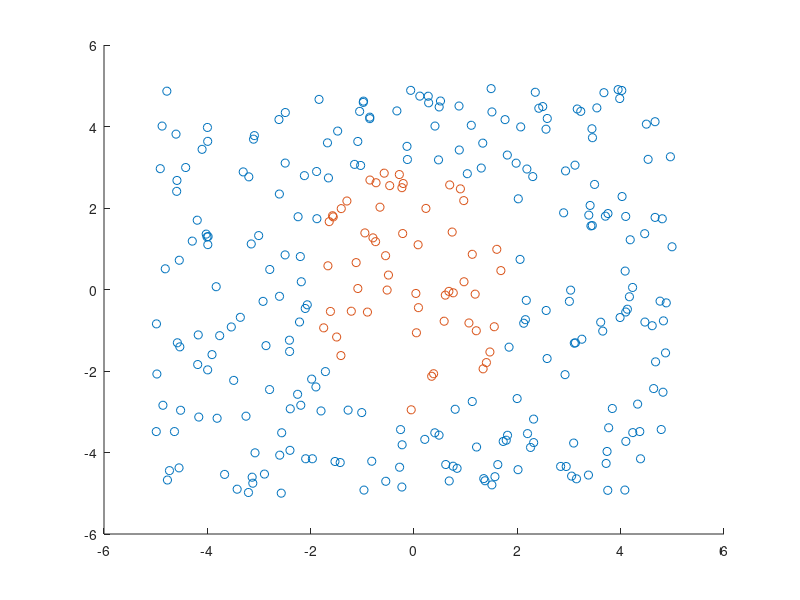
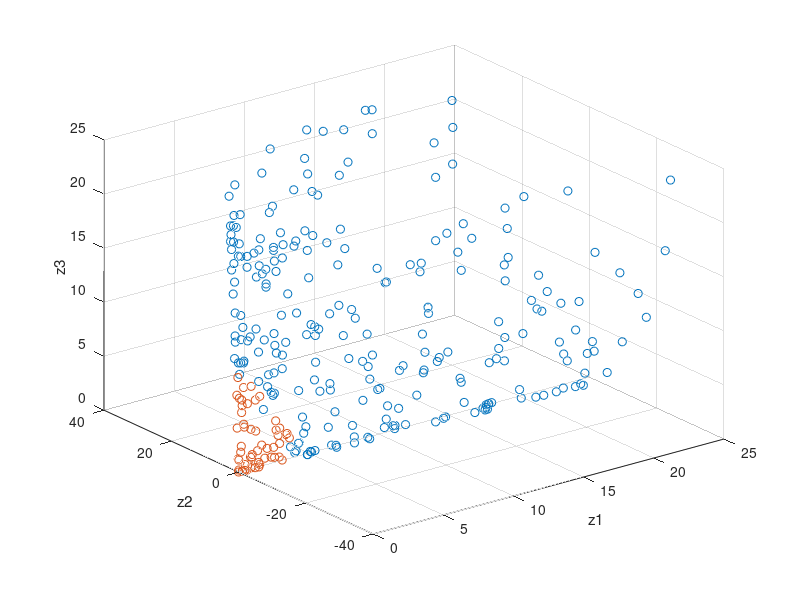

Write MATLAB code to recreate these figures, in order.
clear; clc
rng(0)
n = 300;
x1 = rand(n,1);
x2 = rand(n,1);
x1 = x1*10-5;
x2 = x2*10-5;
x = [x1, x2, zeros(n,1)];
a = 2;
b = 3;
for i = 1:n
    if x(i,1)^2/a^2 + x(i,2)^2/b^2 < 1
        x(i, 3 ) = 1;
    end
end
k0 = find(x(:,3) == 0);
k1 = find(x(:,3) == 1);

% xx0 = x(:,k0);
% xx1 = x(:,k1);
figure,scatter(x(k0,1),x(k0,2), 'r*');
hold on
scatter(x(k1,1),x(k1,2), 'b*');
hold off;
z1 = x(:,1).^2;
z2 = x(:,1).*x(:,2)*sqrt(2);
z3 = x(:,2).^2;
figure,scatter3(z1(k0), z2(k0), z3(k0), 'r*');
hold on;
scatter3(z1(k1), z2(k1), z3(k1), 'b*');
hold off;
xlabel('z1');ylabel('z2');zlabel('z3');


kkk = 1;